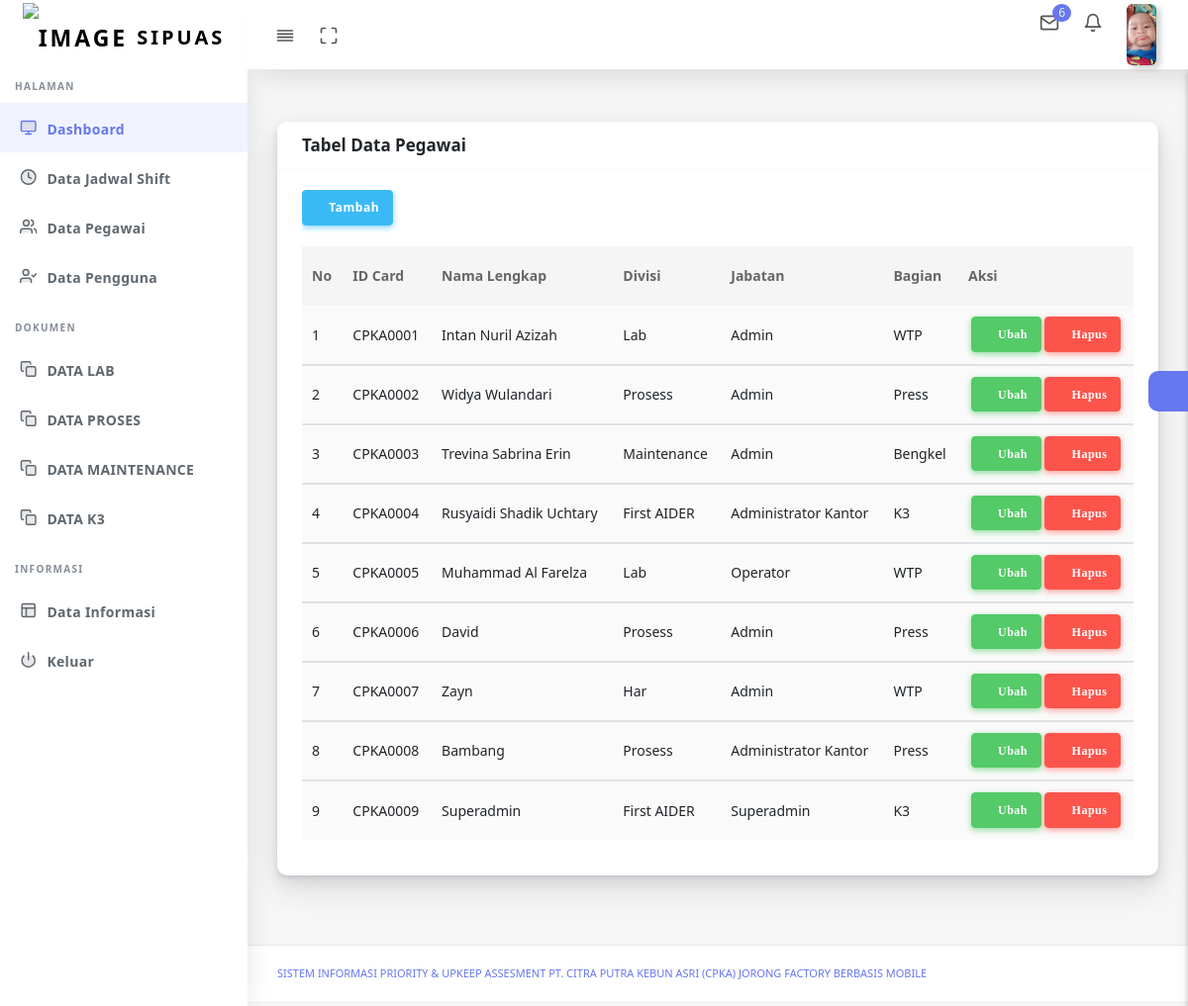
Page /data_pegawai_administrator.php (signed in) on the committed database.
### tables this page shows
CREATE TABLE `user` (
  `id_user` int(11) NOT NULL,
  `nama` text NOT NULL,
  `username` varchar(100) NOT NULL,
  `password` varchar(100) NOT NULL,
  `level` enum('Manager','Administrator','Admin_LAB','Admin_Proses','Admin_Maintenance','Admin_K3','Operator_Lab','Operator_Proses','Operator_Maintenaance','Operator_K3','Admin_Har','Superadmin') NOT NULL,
  `status` text NOT NULL,
  `foto` text NOT NULL,
  `id_pegawai` int(11) NOT NULL
);

CREATE TABLE `pegawai` (
  `id_pegawai` int(11) NOT NULL,
  `id_card` varchar(10) NOT NULL,
  `nama_lengkap` text NOT NULL,
  `id_divisi` int(11) NOT NULL,
  `id_jabatan` int(11) NOT NULL
);

CREATE TABLE `divisi` (
  `id_divisi` int(11) NOT NULL,
  `id_bagian` int(11) NOT NULL,
  `divisi` text NOT NULL
);

CREATE TABLE `jabatan` (
  `id_jabatan` int(11) NOT NULL,
  `jabatan` text NOT NULL
);

CREATE TABLE `bagian` (
  `id_bagian` int(11) NOT NULL,
  `bagian` text NOT NULL
);

### data_pegawai_administrator.php (the view, shortened to what this page needs)
<!DOCTYPE html>
<html lang="en">
<head>
  <link rel="stylesheet" href="assets/css/app.min.css">
  <link rel="stylesheet" href="assets/bundles/datatables/datatables.min.css">
  <link rel="stylesheet" href="assets/bundles/datatables/DataTables-1.10.16/css/dataTables.bootstrap4.min.css">
  <link rel="stylesheet" href="assets/bundles/bootstrap-daterangepicker/daterangepicker.css">
  <link rel="stylesheet" href="assets/bundles/bootstrap-colorpicker/dist/css/bootstrap-colorpicker.min.css">
  <link rel="stylesheet" href="assets/bundles/select2/dist/css/select2.min.css">
  <link rel="stylesheet" href="assets/bundles/jquery-selectric/selectric.css">
  <link rel="stylesheet" href="assets/bundles/bootstrap-timepicker/css/bootstrap-timepicker.min.css">
  <link rel="stylesheet" href="assets/bundles/bootstrap-tagsinput/dist/bootstrap-tagsinput.css">
  <link rel="stylesheet" href="assets/css/style.css">
  <link rel="stylesheet" href="assets/css/components.css">
  <link rel="stylesheet" href="assets/css/custom.css">
</head>
<body>
  <div id="app">
    <div class="main-wrapper main-wrapper-1">
      <div class="navbar-bg"></div>
      <?php include ('proses/menu/menu_administrator.php')?>
      <div class="main-content">
        <section class="section">
          <div class="section-body">
            <div class="row">
              <div class="col-12">
                <div class="card">
                  <div class="card-header">
                    <h4>Tabel Data Pegawai</h4>
                  </div>
                  <div class="card-body">
                    <div class="table-responsive">
                    <button class="btn btn-icon btn-info" data-toggle="modal" data-target="#tambah">
                      <i class="fas fa-plus" aria-hidden="true"></i> Tambah
                                                    </button><br><br>
                      <table class="table table-striped table-hover" id="save-stage" style="width:100%;">
                      <thead>
                                        <tr>
                                            <th>No</th>
                                            <th>ID Card</th>
                                            <th>Nama Lengkap</th>
                                            <th>Divisi</th>
                                            <th>Jabatan</th>
                                            <th>Bagian</th>
                                            <th>Aksi</th>
                                        </tr>
                                    </thead>
                                    <?php
                                                    $query = mysql_query("SELECT * FROM pegawai
                                                     INNER JOIN divisi on divisi.id_divisi = pegawai.id_divisi
                                                     INNER JOIN jabatan on jabatan.id_jabatan = pegawai.id_jabatan
                                                     INNER JOIN bagian on bagian.id_bagian = divisi.id_bagian
                                                    ORDER BY id_pegawai");
                                                $no = 1;
                                                    while ($data = mysql_fetch_assoc($query)) {?>
                                    <tbody>
                                        <tr>
                                                <td> <?php echo $no++ ?></td>
                                                <td> <?php echo $data['id_card']; ?></td>
                                                <td> <?php echo $data['nama_lengkap']; ?></td>
                                                <td> <?php echo $data['divisi']; ?></td>
                                                <td> <?php echo $data['jabatan']; ?></td>
                                                <td> <?php echo $data['bagian']; ?></td>
                                                <td class="td-actions text-center">
                                                         <a  href ="#edit" data-toggle="modal" data-id="<?php echo $data['id_pegawai'];?>"
                                                         data-target="#edit"><button type="button" rel="tooltip" class="btn btn-icon btn-success">
                                                            <i class="fa fa-edit"> Ubah</i>
                                                        </button></a>
  <a  href="#" onclick="confirm_modal('proses/administrator/hapus_pegawai_administrator.php?id=<?php echo $data['id_pegawai'];?>');">
  <button type="button" rel="tooltip" class="btn btn-icon btn-danger">
                                                            <i class="fas fa-trash"> Hapus</i>
                                                        </button></a>
                                                      </td>
                                        </tr>
                                    </tbody>
                                        <?php  } ?>
                      </table>
                    </div>
                  </div>
                </div>
              </div>
            </div>
          </div>
        </section>
        <div class="settingSidebar">
          <a href="javascript:void(0)" class="settingPanelToggle"> <i class="fa fa-spin fa-cog"></i>
          </a>
        </div>
      </div>
      <footer class="main-footer">
        <div class="footer-left">
          <a href="templateshub.net">Sistem Informasi Priority & Upkeep Assesment PT. Citra Putra Kebun Asri (CPKA) Jorong Factory Berbasis Mobile</a></a>
        </div>
      </footer>
    </div>
  </div>
</body>
</html>

### proses/menu/menu_administrator.php (shortened to what this page needs)
<nav class="navbar navbar-expand-lg main-navbar sticky">
        <div class="form-inline mr-auto">
          <ul class="navbar-nav mr-3">
            <li><a href="#" data-toggle="sidebar" class="nav-link nav-link-lg
									collapse-btn"> <i data-feather="align-justify"></i></a></li>
            <li><a href="#" class="nav-link nav-link-lg fullscreen-btn">
                <i data-feather="maximize"></i>
              </a></li>
          </ul>
        </div>
        <ul class="navbar-nav navbar-right">
          <li class="dropdown dropdown-list-toggle"><a href="#" data-toggle="dropdown"
              class="nav-link nav-link-lg message-toggle"><i data-feather="mail"></i>
              <span class="badge headerBadge1">
                6 </span> </a>
          </li>
          <li class="dropdown dropdown-list-toggle"><a href="#" data-toggle="dropdown"
              class="nav-link notification-toggle nav-link-lg"><i data-feather="bell" class="bell"></i>
            </a>
          </li>
          <li class="dropdown"><a href="#" data-toggle="dropdown"
              class="nav-link dropdown-toggle nav-link-lg nav-link-user">
			  <?php
                                    $id_user=$_SESSION['id_user'];
                                    $query_mysql = mysql_query("SELECT * FROM user WHERE id_user='$id_user'")or die(mysql_error());
                                    while($data = mysql_fetch_array($query_mysql)){
                                        ?>
			  <img alt="image" src="foto/<?php echo $data['foto']?>"
			  <?php } ?>
                class="user-img-radious-style"> <span class="d-sm-none d-lg-inline-block"></span></a>
          </li>
        </ul>
      </nav>
<div class="main-sidebar sidebar-style-2">
        <aside id="sidebar-wrapper">
          <div class="sidebar-brand">
            <a href="halaman.php"> <img alt="image" src="assets2/logo/logo.png" class="header-logo" /> <span
                class="logo-name">SIPUAS</span>
            </a>
          </div>
          <ul class="sidebar-menu">
            <li class="menu-header">Halaman</li>
            <li class="dropdown active">
              <a href="halaman.php" class="nav-link"><i data-feather="monitor"></i><span>Dashboard</span></a>
            </li>
            <li class="dropdown">
              <a href="#" class="menu-toggle nav-link has-dropdown"><i
              data-feather="clock" data-feather="users"></i><span>Data Jadwal Shift</span></a>
            </li>
            <li class="dropdown">
              <a href="#" class="menu-toggle nav-link has-dropdown"><i
                  data-feather="users"></i><span>Data Pegawai</span></a>
            </li>
            <li class="dropdown">
              <a href="data_pengguna_administrator.php"><i
                  data-feather="user-check"></i><span>Data Pengguna</span></a>
            </li>
            <li class="menu-header">Dokumen</li>
            <li class="dropdown">
              <a href="#" class="menu-toggle nav-link has-dropdown"><i data-feather="copy"></i><span> DATA LAB</span></a>
            </li>
            <li class="dropdown">
              <a href="#" class="menu-toggle nav-link has-dropdown"><i data-feather="copy"></i><span> DATA PROSES</span></a>
            </li>
            <li class="dropdown">
              <a href="#" class="menu-toggle nav-link has-dropdown"><i data-feather="copy"></i><span> DATA MAINTENANCE</span></a>
            </li>
            <li class="dropdown">
              <a href="#" class="menu-toggle nav-link has-dropdown"><i data-feather="copy"></i><span> DATA K3</span></a>
            </li>
            <li class="menu-header">Informasi</li>
            <li class="dropdown">
              <a href="#" class="menu-toggle nav-link has-dropdown"><i data-feather="layout"></i><span>Data Informasi</span></a>
            </li>
            <li class="dropdown">
              <a href="logout.php"><i
                  data-feather="power"></i><span>Keluar</span></a>
            </li>
          </ul>
        </aside>
      </div>

### rows in the picture
user: foto (picture)
pegawai: id_card "CPKA0001", nama_lengkap "Intan Nuril Azizah", id_divisi.divisi "Lab", id_jabatan.jabatan "Admin", bagian.bagian "WTP"
pegawai: id_card "CPKA0002", nama_lengkap "Widya Wulandari", id_divisi.divisi "Prosess", id_jabatan.jabatan "Admin", bagian.bagian "Press"
pegawai: id_card "CPKA0003", nama_lengkap "Trevina Sabrina Erin", id_divisi.divisi "Maintenance", id_jabatan.jabatan "Admin", bagian.bagian "Bengkel"
pegawai: id_card "CPKA0004", nama_lengkap "Rusyaidi Shadik Uchtary", id_divisi.divisi "First AIDER", id_jabatan.jabatan "Administrator Kantor", bagian.bagian "K3"
pegawai: id_card "CPKA0005", nama_lengkap "Muhammad Al Farelza", id_divisi.divisi "Lab", id_jabatan.jabatan "Operator", bagian.bagian "WTP"
pegawai: id_card "CPKA0006", nama_lengkap "David", id_divisi.divisi "Prosess", id_jabatan.jabatan "Admin", bagian.bagian "Press"
pegawai: id_card "CPKA0007", nama_lengkap "Zayn", id_divisi.divisi "Har", id_jabatan.jabatan "Admin", bagian.bagian "WTP"
pegawai: id_card "CPKA0008", nama_lengkap "Bambang", id_divisi.divisi "Prosess", id_jabatan.jabatan "Administrator Kantor", bagian.bagian "Press"
pegawai: id_card "CPKA0009", nama_lengkap "Superadmin", id_divisi.divisi "First AIDER", id_jabatan.jabatan "Superadmin", bagian.bagian "K3"
